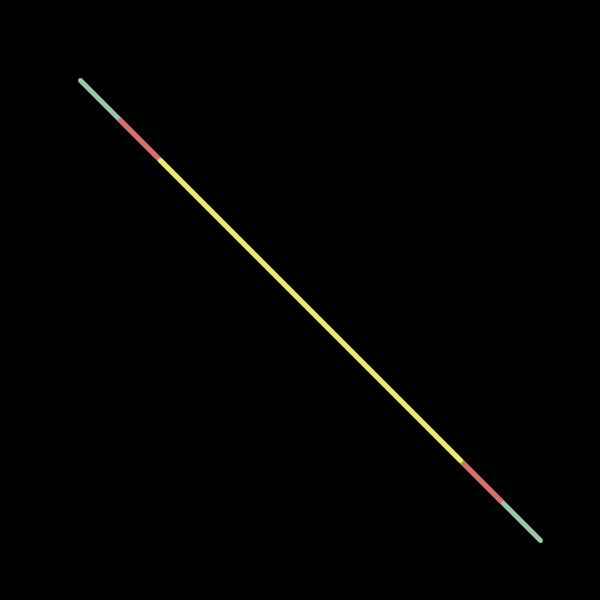
Frame 1 (no input)
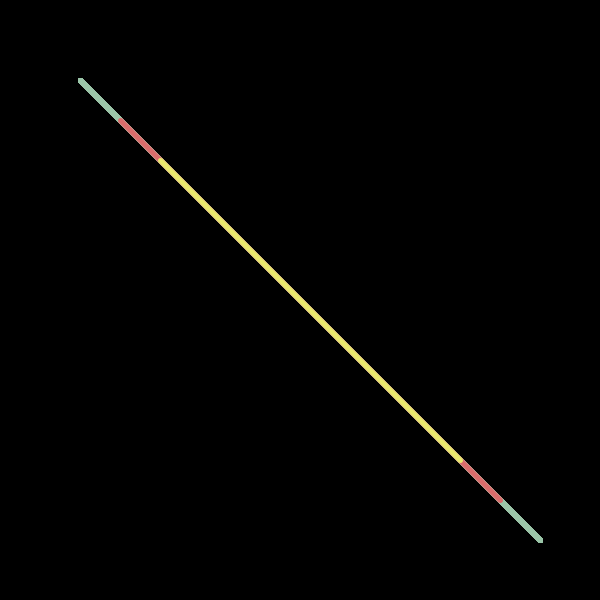
Frame 60 (the mouse pressed at the canvas centre just before this capture)
Frame 120 (the mouse held since frame 60 and released just before this capture): identical to frame 60, image omitted

The Processing sketch that drew these frames (run headless with seeded random() and noise(); from frame 60 on, the mouse is pressed at the canvas centre):

// Processing sketch: processing_184345
// ── processing_184345.pde

void setup()
{
  size(600, 600);
  background(0);
  smooth();
  strokeWeight(5);

}


void draw()

{
  int x = 80;
  int y = 540;
  int a = x + 40;
  int b = y - 40;

 
 stroke(#9CC6A9);
 line(x, x, y, y);
 
 stroke(#DB6C6C); 
 line(a, a, b, b);
 
 stroke(#EAEA6D);
 line(a + 40, a + 40, b - 40, b - 40);
}
